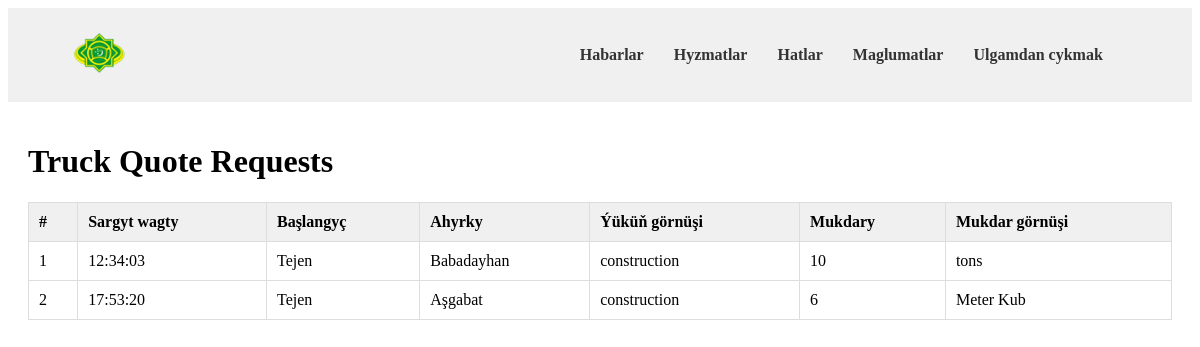
The page /dolandyryjy/admin_truck.php on the database its author committed.
### tables this page shows
CREATE TABLE `quote_requests` (
  `quote_id` int(15) NOT NULL,
  `origin` varchar(255) NOT NULL,
  `destination` varchar(255) NOT NULL,
  `material_type` varchar(255) NOT NULL,
  `quantity` int(31) NOT NULL,
  `quantity_unit` varchar(63) NOT NULL,
  `request_time` time NOT NULL
);

### dolandyryjy/admin_truck.php (the view, shortened to what this page needs)
<?php
  require_once 'php/db.php';
  $sql = "SELECT * FROM quote_requests";
  $quotes = mysqli_query($conn, $sql);
?>
<!DOCTYPE html>
<html lang="en">
<head>
  <link rel="stylesheet" href="css/style.css">
</head>
<body>
  <?php include 'header.php'; ?>
  <main class="container">
    <h1>Truck Quote Requests</h1>
    <?php if ($quotes->num_rows > 0) { ?>
      <table>
        <thead>
          <tr>
            <th>#</th>
            <th>Sargyt wagty</th>
            <th>Başlangyç</th>
            <th>Ahyrky</th>
            <th>Ýüküň görnüşi</th>
            <th>Mukdary</th>
            <th>Mukdar görnüşi</th>
          </tr>
        </thead>
        <tbody>
        <?php $i = 1;   ?>
        <?php while ($quote = mysqli_fetch_assoc($quotes)) { ?>
          <tr>
            <td><?php echo $i; ?></td>
            <td><?php echo $quote['request_time']; ?></td>
            <td><?php echo $quote['origin']; ?></td>
            <td><?php echo $quote['destination']; ?></td>
            <td><?php echo $quote['material_type']; ?></td>
            <td><?php echo $quote['quantity']; ?></td>
            <td><?php echo $quote['quantity_unit']; ?></td>
          </tr>
          <?php $i++;   ?>
        <?php } ?>
        </tbody>
      </table>
    <?php } else { ?>
      <p>Ýük awtoulag sargytlary tapylmady.</p>
    <?php } ?>
  </main>
</body>
</html>

### dolandyryjy/css/style.css (style rules this page uses)
table { border-collapse: collapse; width: 100%; margin: 0 auto; }
th, td { padding: 10px; border: 1px solid #ddd; text-align: left; }
th { background-color: #f0f0f0; }
main { padding: 20px; }

### rows shown on the page
quote_requests: request_time "12:34:03", origin "Tejen", destination "Babadayhan", material_type "construction", quantity "10", quantity_unit "tons"
quote_requests: request_time "17:53:20", origin "Tejen", destination "Aşgabat", material_type "construction", quantity "6", quantity_unit "Meter Kub"
